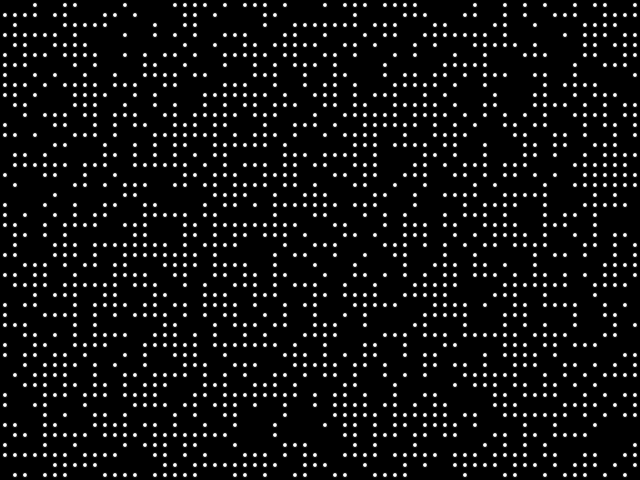
Frame 1 (no input)
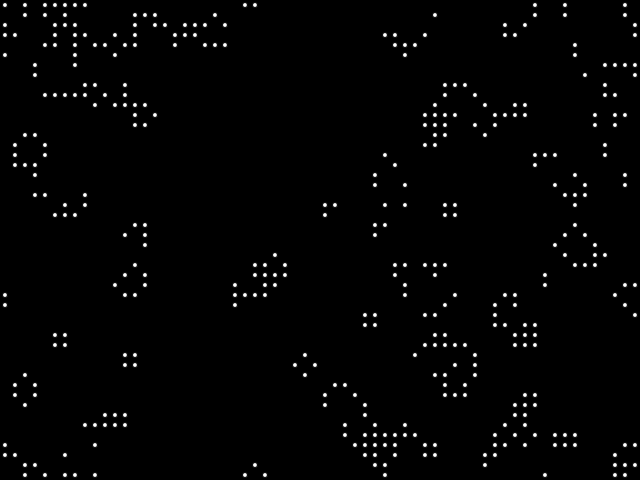
Frame 60 (no input)
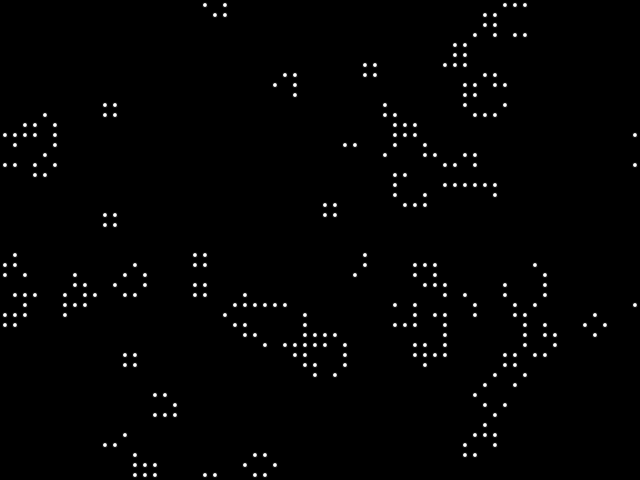
Frame 120 (the mouse pressed at the canvas centre since frame 60)

The p5.js sketch that drew these frames (run headless with seeded random() and noise() and a simulated clock; from frame 60 on, the mouse is pressed at the canvas centre):

// p5.js sketch
// ── sketch.js
var board;
var CELL_WIDTH = 10;
var CELL_HEIGHT = 10;
var CELL_ALIVE = 1;
var CELL_DEAD = 0;

function setup() {
  createCanvas(640, 480);
  board = createEmptyBoard();
  board = randomlySeedBoard(board, 0.5);
}

function draw() {
  drawBoard(board);
  board = advanceBoard(board);
}

function createEmptyBoard() {
  var board = Array(width/CELL_WIDTH);
  for(var i = 0; i < board.length; i++) {
    board[i] = Array(height/CELL_HEIGHT);
    for(var j = 0; j < board[i].length; j++) {
      board[i][j] = CELL_DEAD;
    }
  }
  return board;
}

function randomlySeedBoard(board, probabilityOfAliveCell) {
  for(var x = 0; x < width/CELL_WIDTH; x++) {
    for(var y = 0; y < height/CELL_HEIGHT; y++) {
      var rand = random(0, 1);
      if(rand <= probabilityOfAliveCell) {
        board[x][y] = CELL_ALIVE;
      }
    }
  }
  return board;
}

function drawBoard(board) {
  background(0);
  fill(255);
  var xOffset = CELL_WIDTH / 2;
  var yOffset = CELL_HEIGHT / 2;
  for(var x = 0; x < width/CELL_WIDTH; x++) {
    for(var y = 0; y < height/CELL_HEIGHT; y++) {
      if(board[x][y] == CELL_ALIVE) {
        ellipse(x * CELL_WIDTH + xOffset, y * CELL_HEIGHT + yOffset, CELL_WIDTH / 2);
      }
    }
  }
}

function advanceBoard(board) {
  var backBoard = createEmptyBoard();
  for(var x = 0; x < width/CELL_WIDTH; x++) {
    for(var y = 0; y < height/CELL_HEIGHT; y++) {
      
      var leftCellNo = x === 0 ? width/CELL_WIDTH - 1 : x - 1;
      var rightCellNo = x == width/CELL_WIDTH - 1 ? 0 : x + 1;
      var topCellNo = y === 0 ? height/CELL_HEIGHT - 1 : y - 1;
      var bottomCellNo = y == height/CELL_HEIGHT - 1 ? 0 : y + 1;

      var neighbors = [
        {x: leftCellNo, y: topCellNo},
        {x: x, y: topCellNo},
        {x: rightCellNo, y: topCellNo},
        {x: leftCellNo, y: y},
        {x: rightCellNo, y: y},
        {x: leftCellNo, y: bottomCellNo},
        {x: x, y: bottomCellNo},
        {x: rightCellNo, y: bottomCellNo}
        ];
        
      var neighborSum = neighbors.reduce(function(a, curr) {
        return a + board[curr.x][curr.y];
      }, 0);

      //set new state
      if(board[x][y] == CELL_ALIVE) {
        if(neighborSum < 2) {
          backBoard[x][y] = CELL_DEAD;
        } else if (neighborSum == 2 || neighborSum == 3) {
          backBoard[x][y] = CELL_ALIVE;
        } else {
          backBoard[x][y] = CELL_DEAD;
        }
      } else {
        if(neighborSum == 3) {
          backBoard[x][y] = CELL_ALIVE;
        }
      }
    }
  }
  return backBoard;
}
